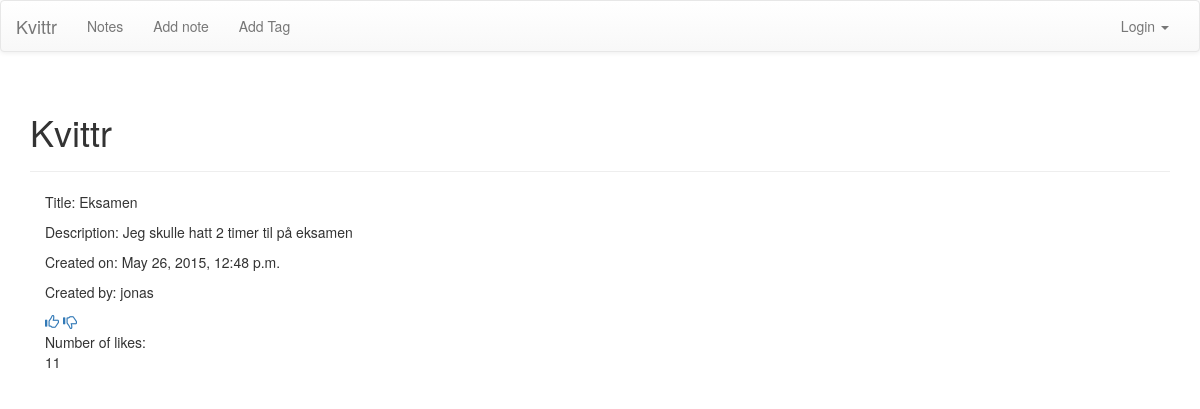
/notes/detailnote/?id=18, run on an earlier commit of the app's database.
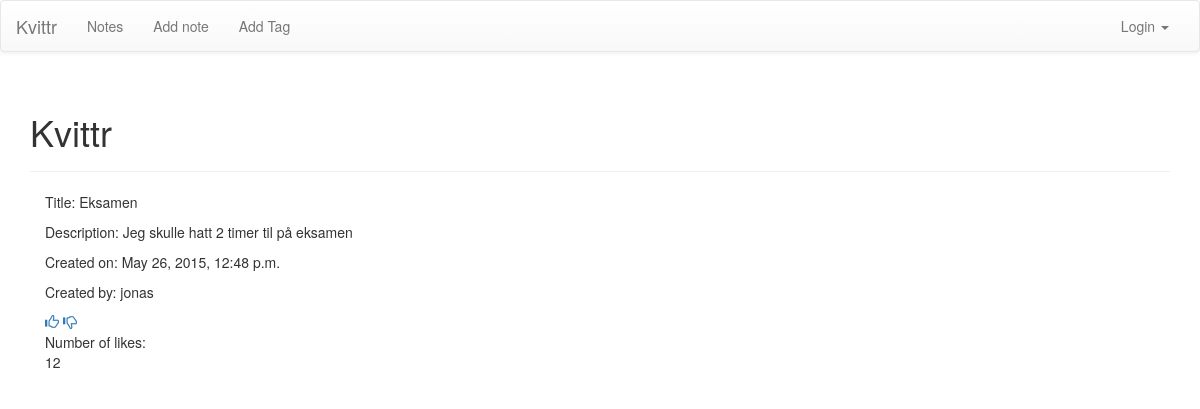
And on a later commit of the database.
### notes/models.py (models this page shows, shortened)
class Note(models.Model):
	label = models.CharField(max_length = 30)
	body = models.TextField()
	timestamp = models.DateTimeField(auto_now_add=True)
	tags = models.ManyToManyField('Tag', related_name='notes')
	author = models.ForeignKey(User)
	num_likes = models.PositiveIntegerField(default=0)

### notes/views.py (the view)
def detail_note(request):
	id = request.GET.get('id', None)
	if id is not None:
		note = get_object_or_404(Note, id=id)
	else:
		note = None
	context={
		'note': note
		}
	return render(request,'notes/detailnote.html', context)

### templates/notes/detailnote.html (shortened to what this page needs)
{% extends 'base.html'%}
{% block pagecontent %}
<div class="row">
	<div class="container">
		<div class="col-sm-12">
			<p>Title: {{ note.label }}</p>
			<p>Description: {{ note.body }}</p>
			<p>Created on: {{note.timestamp}}</p>
			<p>Created by: {{note.author}} </p>
			<p>
				<div>
					<a id="increase_num_likes_thumb" href="">
						<span class="glyphicon glyphicon-thumbs-up"></span>
					</a>
					<a id="decrease_num_likes_thumb" href="">
						<span class="glyphicon glyphicon-thumbs-down"></span>
					</a>
				</div>
				<span> Number of likes:</span>
				<div id="num_likes_div">
					{{ note.num_likes }}
				</div>
			</p>
		</div>
	</div>
</div>
{% endblock pagecontent %}

What changed in the data, as far as the page shows it:
changed Note "Eksamen": num_likes "11" → "12"
